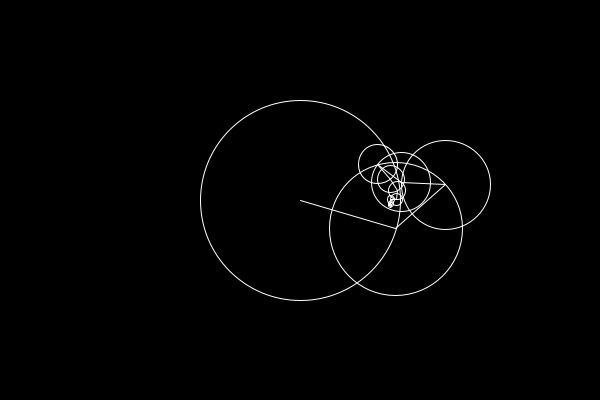
Frame 1 (no input)
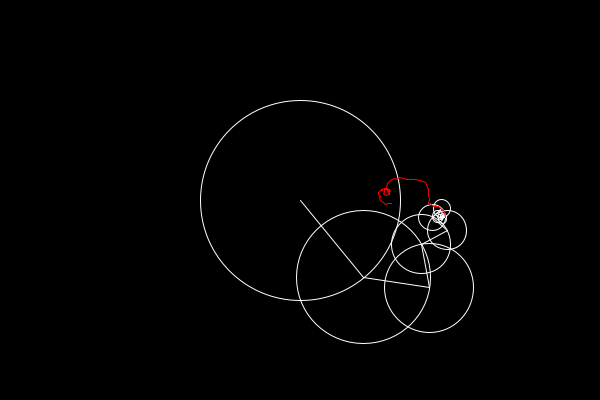
Frame 60 (the mouse pressed at the canvas centre just before this capture)
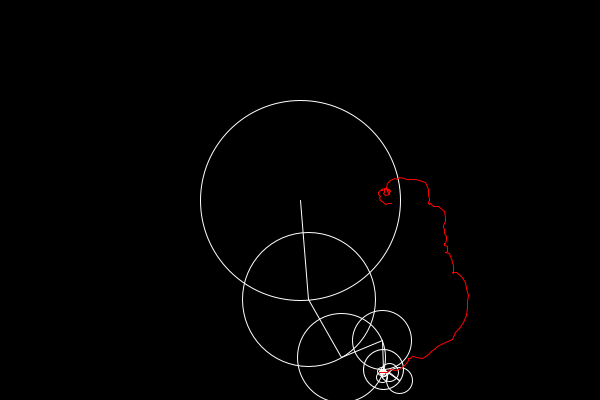
Frame 120 (the mouse held since frame 60 and released just before this capture)

The Processing sketch that drew these frames (run headless with seeded random() and noise(); from frame 60 on, the mouse is pressed at the canvas centre):

// Processing sketch: fourier_series
// ── fourier_series.pde
float pi=1.5;
int n=100;
circle liste[] = new circle[n];
PGraphics pg;
void setup() {
  size(600, 400);
  pg = createGraphics(600, 400);
  liste[0] = new circle(100,300,200,0.01);
  for (int i=1;i<n;i++){
    liste[i] = new circle(liste[i-1].radius/pi,liste[i-1].newx,liste[i-1].newy,liste[i-1].velocity*pi);
  }
}
void draw() {
  //frameRate(60);
  background(0);
  int i=0;
  float eskix,eskiy;
  eskix = liste[liste.length-1].newx;
  eskiy = liste[liste.length-1].newy;
  liste[0].display();
  for (circle s : liste){
    if (i!=0){
      s.cx = liste[i-1].newx;
      s.cy = liste[i-1].newy;
      s.display();
    }
    i++;
  }
  pg.beginDraw();
  pg.stroke(255,0,0);
  pg.fill(255,0,0);
  pg.line(eskix,eskiy,liste[liste.length-1].newx,liste[liste.length-1].newy);
  pg.endDraw();
  image(pg,0,0);
}

// ── circle.pde
class circle{
  float radius,cx,cy,newx,newy;
  float angle,velocity;
  circle(float radius,float cx,float cy,float velocity){
    this.angle=random(0,360);
    newx = (radius*(cos(angle)))+cx;
    newy = (radius*(sin(angle)))+cy;
    this.radius = radius;
    this.cx = cx;
    this.cy = cy;
    this.velocity = velocity;
  }
  void display(){
    fill(255);
    stroke(255);
    newx = (radius*(cos(angle)))+cx;
    newy = (radius*(sin(angle)))+cy;
    line(cx,cy,newx,newy);
    noFill();
    ellipseMode(CENTER);
    ellipse(cx,cy,radius*2,radius*2);
    angle += velocity;
    if (angle>360){
      angle -= 360;
    }
  }
  void simulate(){
    newx = (radius*(cos(angle)))+cx;
    newy = (radius*(sin(angle)))+cy;
    angle += velocity;
    if (angle>360){
      angle -= 360;
    }
  }
}
